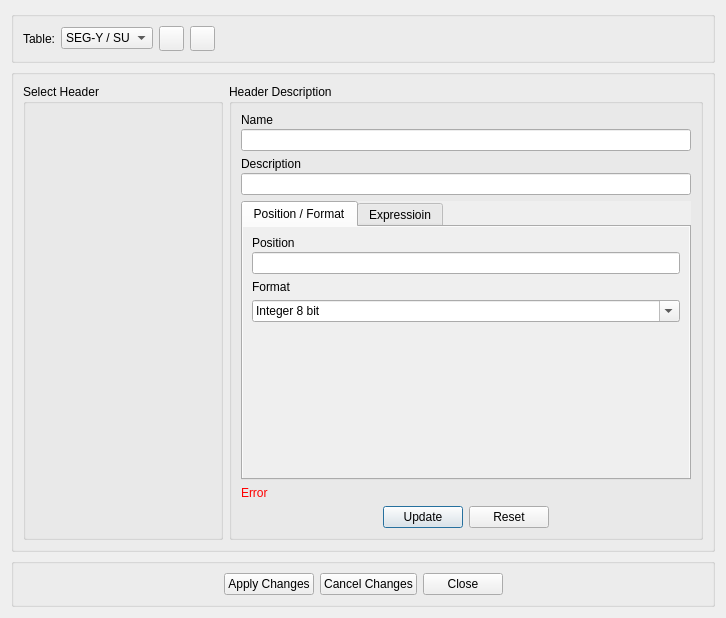
<?xml version="1.0" encoding="UTF-8"?>
<ui version="4.0">
 <class>EditHdrDialog</class>
 <widget class="QDialog" name="EditHdrDialog">
  <property name="geometry">
   <rect>
    <x>0</x>
    <y>0</y>
    <width>726</width>
    <height>618</height>
   </rect>
  </property>
  <property name="windowTitle">
   <string>Dialog</string>
  </property>
  <layout class="QVBoxLayout" name="verticalLayout_4">
   <item>
    <widget class="QGroupBox" name="groupBox_5">
     <property name="sizePolicy">
      <sizepolicy hsizetype="Preferred" vsizetype="Fixed">
       <horstretch>0</horstretch>
       <verstretch>0</verstretch>
      </sizepolicy>
     </property>
     <property name="title">
      <string/>
     </property>
     <layout class="QHBoxLayout" name="horizontalLayout">
      <item>
       <widget class="QLabel" name="label_6">
        <property name="text">
         <string>Table:</string>
        </property>
       </widget>
      </item>
      <item>
       <widget class="QComboBox" name="cbSet">
        <property name="editable">
         <bool>false</bool>
        </property>
        <property name="currentIndex">
         <number>0</number>
        </property>
        <item>
         <property name="text">
          <string>SEG-Y / SU</string>
         </property>
        </item>
        <item>
         <property name="text">
          <string>CST</string>
         </property>
        </item>
       </widget>
      </item>
      <item>
       <widget class="QPushButton" name="btnAddItem">
        <property name="enabled">
         <bool>true</bool>
        </property>
        <property name="sizePolicy">
         <sizepolicy hsizetype="Fixed" vsizetype="Fixed">
          <horstretch>0</horstretch>
          <verstretch>0</verstretch>
         </sizepolicy>
        </property>
        <property name="minimumSize">
         <size>
          <width>25</width>
          <height>25</height>
         </size>
        </property>
        <property name="maximumSize">
         <size>
          <width>25</width>
          <height>25</height>
         </size>
        </property>
        <property name="focusPolicy">
         <enum>Qt::StrongFocus</enum>
        </property>
        <property name="text">
         <string/>
        </property>
        <property name="icon">
         <iconset resource="myrc.qrc">
          <normaloff>:/images/add_item.png</normaloff>:/images/add_item.png</iconset>
        </property>
        <property name="autoDefault">
         <bool>false</bool>
        </property>
       </widget>
      </item>
      <item>
       <widget class="QPushButton" name="btnDelItem">
        <property name="enabled">
         <bool>true</bool>
        </property>
        <property name="sizePolicy">
         <sizepolicy hsizetype="Fixed" vsizetype="Fixed">
          <horstretch>0</horstretch>
          <verstretch>0</verstretch>
         </sizepolicy>
        </property>
        <property name="minimumSize">
         <size>
          <width>25</width>
          <height>25</height>
         </size>
        </property>
        <property name="maximumSize">
         <size>
          <width>25</width>
          <height>25</height>
         </size>
        </property>
        <property name="text">
         <string/>
        </property>
        <property name="icon">
         <iconset resource="myrc.qrc">
          <normaloff>:/images/delete_item.png</normaloff>:/images/delete_item.png</iconset>
        </property>
        <property name="autoDefault">
         <bool>false</bool>
        </property>
       </widget>
      </item>
      <item>
       <spacer name="horizontalSpacer_6">
        <property name="orientation">
         <enum>Qt::Horizontal</enum>
        </property>
        <property name="sizeHint" stdset="0">
         <size>
          <width>394</width>
          <height>17</height>
         </size>
        </property>
       </spacer>
      </item>
     </layout>
    </widget>
   </item>
   <item>
    <widget class="QGroupBox" name="groupBox_2">
     <property name="title">
      <string/>
     </property>
     <layout class="QHBoxLayout" name="horizontalLayout_3">
      <item>
       <widget class="QGroupBox" name="hdrsBox">
        <property name="sizePolicy">
         <sizepolicy hsizetype="Expanding" vsizetype="Expanding">
          <horstretch>0</horstretch>
          <verstretch>0</verstretch>
         </sizepolicy>
        </property>
        <property name="minimumSize">
         <size>
          <width>200</width>
          <height>0</height>
         </size>
        </property>
        <property name="maximumSize">
         <size>
          <width>280</width>
          <height>16777215</height>
         </size>
        </property>
        <property name="title">
         <string>Select Header</string>
        </property>
       </widget>
      </item>
      <item>
       <widget class="QGroupBox" name="selHdrsBox">
        <property name="sizePolicy">
         <sizepolicy hsizetype="Expanding" vsizetype="Expanding">
          <horstretch>0</horstretch>
          <verstretch>0</verstretch>
         </sizepolicy>
        </property>
        <property name="minimumSize">
         <size>
          <width>400</width>
          <height>0</height>
         </size>
        </property>
        <property name="title">
         <string>Header Description</string>
        </property>
        <layout class="QVBoxLayout" name="verticalLayout_3">
         <item>
          <layout class="QVBoxLayout" name="verticalLayout_2">
           <property name="spacing">
            <number>2</number>
           </property>
           <item>
            <widget class="QLabel" name="label_2">
             <property name="text">
              <string>Name</string>
             </property>
            </widget>
           </item>
           <item>
            <widget class="QLineEdit" name="edName"/>
           </item>
          </layout>
         </item>
         <item>
          <layout class="QVBoxLayout" name="verticalLayout">
           <property name="spacing">
            <number>2</number>
           </property>
           <item>
            <widget class="QLabel" name="label_3">
             <property name="text">
              <string>Description</string>
             </property>
            </widget>
           </item>
           <item>
            <widget class="QLineEdit" name="edDesc"/>
           </item>
          </layout>
         </item>
         <item>
          <widget class="QTabWidget" name="tabMode">
           <property name="autoFillBackground">
            <bool>true</bool>
           </property>
           <property name="currentIndex">
            <number>0</number>
           </property>
           <widget class="QWidget" name="tab">
            <property name="autoFillBackground">
             <bool>true</bool>
            </property>
            <attribute name="title">
             <string>Position / Format</string>
            </attribute>
            <layout class="QVBoxLayout" name="verticalLayout_7">
             <item>
              <layout class="QVBoxLayout" name="verticalLayout_5">
               <property name="spacing">
                <number>2</number>
               </property>
               <item>
                <widget class="QLabel" name="label_4">
                 <property name="text">
                  <string>Position</string>
                 </property>
                </widget>
               </item>
               <item>
                <widget class="QLineEdit" name="edPos"/>
               </item>
              </layout>
             </item>
             <item>
              <layout class="QVBoxLayout" name="verticalLayout_6">
               <item>
                <widget class="QLabel" name="label_5">
                 <property name="text">
                  <string>Format</string>
                 </property>
                </widget>
               </item>
               <item>
                <widget class="QComboBox" name="cbForm">
                 <property name="editable">
                  <bool>true</bool>
                 </property>
                 <property name="currentIndex">
                  <number>0</number>
                 </property>
                 <item>
                  <property name="text">
                   <string>Integer 8 bit</string>
                  </property>
                 </item>
                 <item>
                  <property name="text">
                   <string>Integer 16 bit</string>
                  </property>
                 </item>
                 <item>
                  <property name="text">
                   <string>Unsigned integer 16 bit</string>
                  </property>
                 </item>
                 <item>
                  <property name="text">
                   <string>Ineger 32 bit</string>
                  </property>
                 </item>
                 <item>
                  <property name="text">
                   <string>IEEE float 32 bit</string>
                  </property>
                 </item>
                 <item>
                  <property name="text">
                   <string>IEEE float 64 bit</string>
                  </property>
                 </item>
                 <item>
                  <property name="text">
                   <string>IBM float 32 bit</string>
                  </property>
                 </item>
                 <item>
                  <property name="text">
                   <string>Expression</string>
                  </property>
                 </item>
                </widget>
               </item>
              </layout>
             </item>
             <item>
              <spacer name="verticalSpacer">
               <property name="orientation">
                <enum>Qt::Vertical</enum>
               </property>
               <property name="sizeHint" stdset="0">
                <size>
                 <width>20</width>
                 <height>124</height>
                </size>
               </property>
              </spacer>
             </item>
            </layout>
           </widget>
           <widget class="QWidget" name="tab_2">
            <property name="autoFillBackground">
             <bool>true</bool>
            </property>
            <attribute name="title">
             <string>Expressioin</string>
            </attribute>
            <layout class="QHBoxLayout" name="horizontalLayout_5">
             <item>
              <widget class="QPlainTextEdit" name="txtExpr"/>
             </item>
             <item>
              <widget class="QGroupBox" name="groupBox">
               <property name="minimumSize">
                <size>
                 <width>200</width>
                 <height>0</height>
                </size>
               </property>
               <property name="title">
                <string>Header List</string>
               </property>
               <layout class="QVBoxLayout" name="verticalLayout_8">
                <property name="spacing">
                 <number>0</number>
                </property>
                <property name="leftMargin">
                 <number>0</number>
                </property>
                <property name="topMargin">
                 <number>0</number>
                </property>
                <property name="rightMargin">
                 <number>0</number>
                </property>
                <property name="bottomMargin">
                 <number>0</number>
                </property>
                <item>
                 <widget class="QPushButton" name="insBtn">
                  <property name="sizePolicy">
                   <sizepolicy hsizetype="Fixed" vsizetype="Fixed">
                    <horstretch>0</horstretch>
                    <verstretch>0</verstretch>
                   </sizepolicy>
                  </property>
                  <property name="maximumSize">
                   <size>
                    <width>16777215</width>
                    <height>16</height>
                   </size>
                  </property>
                  <property name="text">
                   <string/>
                  </property>
                  <property name="icon">
                   <iconset resource="myrc.qrc">
                    <normaloff>:/images/ToLeft.png</normaloff>:/images/ToLeft.png</iconset>
                  </property>
                  <property name="autoDefault">
                   <bool>false</bool>
                  </property>
                 </widget>
                </item>
                <item>
                 <widget class="QFrame" name="frmHdrs">
                  <property name="frameShape">
                   <enum>QFrame::StyledPanel</enum>
                  </property>
                  <property name="frameShadow">
                   <enum>QFrame::Raised</enum>
                  </property>
                 </widget>
                </item>
               </layout>
              </widget>
             </item>
            </layout>
           </widget>
          </widget>
         </item>
         <item>
          <widget class="QLabel" name="lbErr">
           <property name="palette">
            <palette>
             <active>
              <colorrole role="WindowText">
               <brush brushstyle="SolidPattern">
                <color alpha="255">
                 <red>255</red>
                 <green>0</green>
                 <blue>0</blue>
                </color>
               </brush>
              </colorrole>
             </active>
             <inactive>
              <colorrole role="WindowText">
               <brush brushstyle="SolidPattern">
                <color alpha="255">
                 <red>255</red>
                 <green>0</green>
                 <blue>0</blue>
                </color>
               </brush>
              </colorrole>
             </inactive>
             <disabled>
              <colorrole role="WindowText">
               <brush brushstyle="SolidPattern">
                <color alpha="255">
                 <red>120</red>
                 <green>120</green>
                 <blue>120</blue>
                </color>
               </brush>
              </colorrole>
             </disabled>
            </palette>
           </property>
           <property name="text">
            <string>Error</string>
           </property>
          </widget>
         </item>
         <item>
          <layout class="QHBoxLayout" name="horizontalLayout_4">
           <item>
            <spacer name="horizontalSpacer_4">
             <property name="orientation">
              <enum>Qt::Horizontal</enum>
             </property>
             <property name="sizeHint" stdset="0">
              <size>
               <width>40</width>
               <height>20</height>
              </size>
             </property>
            </spacer>
           </item>
           <item>
            <widget class="QPushButton" name="btnUpdate">
             <property name="text">
              <string>Update</string>
             </property>
            </widget>
           </item>
           <item>
            <widget class="QPushButton" name="btnReset">
             <property name="text">
              <string>Reset</string>
             </property>
            </widget>
           </item>
           <item>
            <spacer name="horizontalSpacer_5">
             <property name="orientation">
              <enum>Qt::Horizontal</enum>
             </property>
             <property name="sizeHint" stdset="0">
              <size>
               <width>40</width>
               <height>20</height>
              </size>
             </property>
            </spacer>
           </item>
          </layout>
         </item>
        </layout>
       </widget>
      </item>
     </layout>
    </widget>
   </item>
   <item>
    <widget class="QGroupBox" name="groupBox_3">
     <property name="sizePolicy">
      <sizepolicy hsizetype="Preferred" vsizetype="Fixed">
       <horstretch>0</horstretch>
       <verstretch>0</verstretch>
      </sizepolicy>
     </property>
     <property name="title">
      <string/>
     </property>
     <layout class="QHBoxLayout" name="horizontalLayout_2">
      <item>
       <spacer name="horizontalSpacer">
        <property name="orientation">
         <enum>Qt::Horizontal</enum>
        </property>
        <property name="sizeHint" stdset="0">
         <size>
          <width>203</width>
          <height>20</height>
         </size>
        </property>
       </spacer>
      </item>
      <item>
       <widget class="QPushButton" name="btnApply">
        <property name="text">
         <string>Apply Changes</string>
        </property>
       </widget>
      </item>
      <item>
       <widget class="QPushButton" name="btnDiscard">
        <property name="text">
         <string>Cancel Changes</string>
        </property>
       </widget>
      </item>
      <item>
       <widget class="QPushButton" name="btnClose">
        <property name="text">
         <string>Close</string>
        </property>
       </widget>
      </item>
      <item>
       <spacer name="horizontalSpacer_2">
        <property name="orientation">
         <enum>Qt::Horizontal</enum>
        </property>
        <property name="sizeHint" stdset="0">
         <size>
          <width>202</width>
          <height>20</height>
         </size>
        </property>
       </spacer>
      </item>
     </layout>
    </widget>
   </item>
  </layout>
 </widget>
 <resources>
  <include location="myrc.qrc"/>
 </resources>
 <connections/>
</ui>
